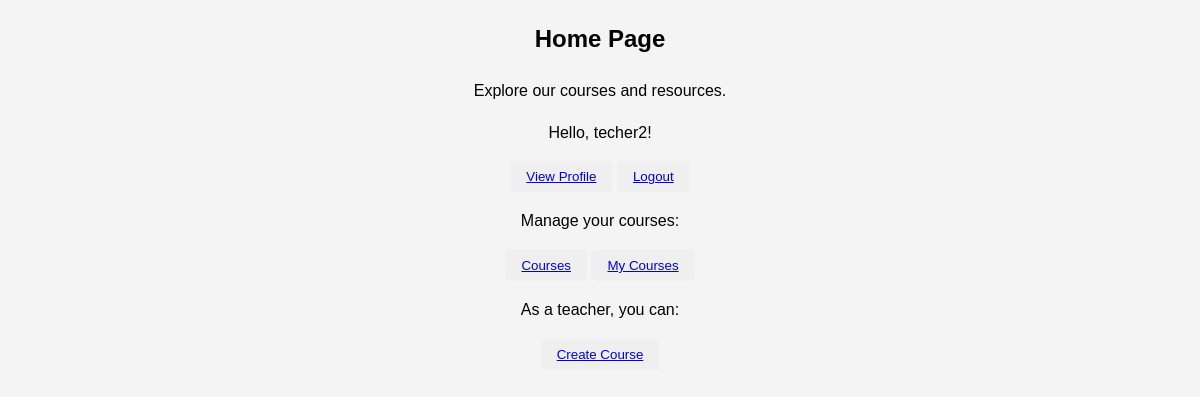
Before: / (signed in) with the older database file.
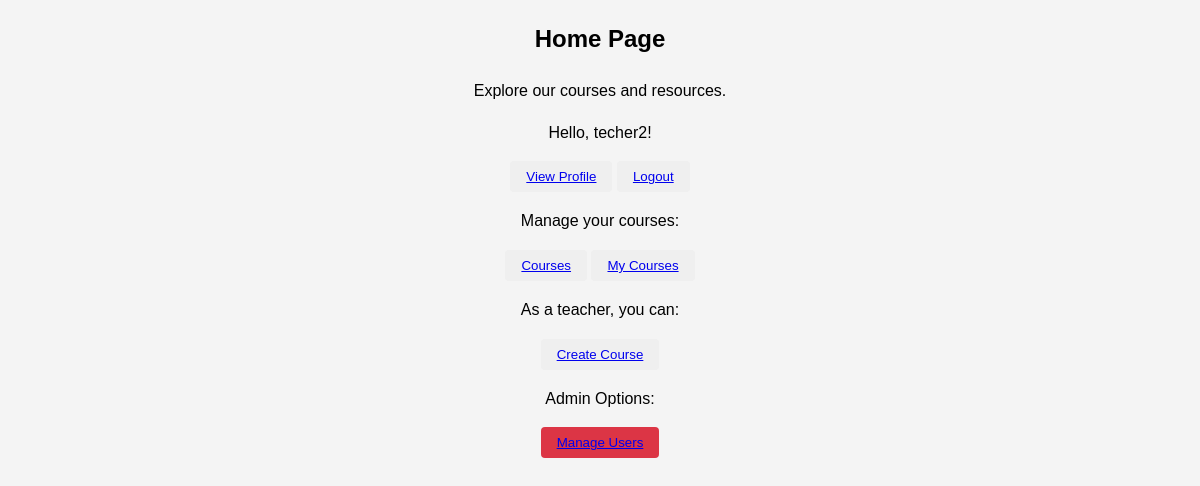
After: the same page with the newer database file.
### portal/views.py (the view)
# urls.py: 2. Add a URL to urlpatterns:  path('', views.home, name='home')
def home(request):
    return render(request, 'home.html')

### portal/templates/home.html (shortened to what this page needs)
{% extends "base.html" %}
{% load static %}
    {% block content %}
    <div class="container"  >
        <h2>Home Page</h2>
        <p>Explore our courses and resources.</p>
        {% if user.is_authenticated %}
        <p>Hello, {{ user.username }}!</p>
        <button class="btn btn-info"><a href="{% url 'profile' %}">View Profile</a></button>
        <button class="btn btn-warning"><a href="{% url 'logout' %}">Logout</a></button>
        <p>Manage your courses:</p>
        <button class="btn btn-secondary"><a href="{% url 'course_list' %}">Courses</a></button>
        <button class="btn btn-secondary"><a href="{% url 'my_courses' %}">My Courses</a></button>
        {% if user.is_teacher %}
        <p>As a teacher, you can:</p>
        <button class="btn btn-success"><a href="{% url 'create_course' %}">Create Course</a></button>
        {% endif %}
        {% endif %}
        {% if user.is_admin %}
        <p>Admin Options:</p>
        <button class="btn btn-danger"><a href="{% url 'manage_users' %}">Manage Users</a></button>
        {% endif %}
    </div>
    {% endblock %}

Changed rows visible on the page:
changed User "techer2": is_admin False → True (drawn)
Other visible differences:
text now shown: "Admin Options: Manage Users"
